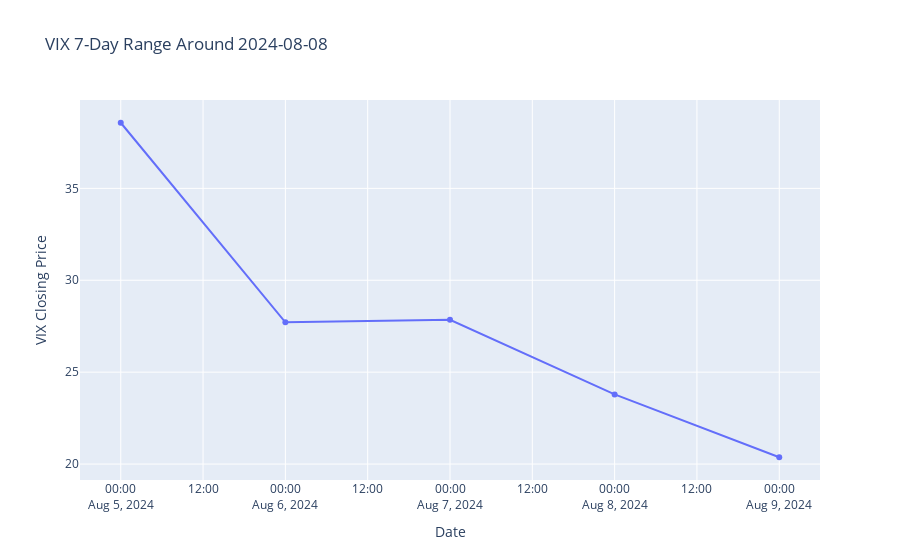

Notebook source saved alongside this figure:
### Code cell
import plotly.graph_objs as go

# Visualization based on the data collected
if len(seven_day_ranges['Date'].unique()) <= 7:
    # If there's only one 7-day range (7 unique dates)
    fig = go.Figure()
    
    fig.add_trace(go.Scatter(
        x=seven_day_ranges['Date'], 
        y=seven_day_ranges['Close'], 
        mode='lines+markers', 
        name='VIX - 7-Day Range',
        hovertemplate='Date: %{x}<br>VIX Closing Price: %{y}<extra></extra>'
    ))

    fig.update_layout(
        title=f'VIX 7-Day Range Around {seven_day_ranges["Date"].iloc[3].date()}',
        xaxis_title='Date',
        yaxis_title='VIX Closing Price',
        hovermode='x unified'
    )

    fig.show()

else:
    # If there are three separate 7-day ranges
    unique_dates = top_3_date['Date'].sort_values().reset_index(drop=True)
    fig = go.Figure()

    for date in unique_dates:
        window_start = date - pd.Timedelta(days=3)
        window_end = date + pd.Timedelta(days=3)
        window_data = VIX_filtered[(VIX_filtered['Date'] >= window_start) & (VIX_filtered['Date'] <= window_end)]
        
        fig.add_trace(go.Scatter(
            x=window_data['Date'], 
            y=window_data['Close'], 
            mode='lines+markers', 
            name=f'VIX - 7-Day Range Around {date.date()}',
            hovertemplate='Date: %{x}<br>VIX Closing Price: %{y}<extra></extra>'
        ))

    fig.update_layout(
        title='VIX 7-Day Ranges Around Top Dates',
        xaxis_title='Date',
        yaxis_title='VIX Closing Price',
        hovermode='x unified'
    )

    fig.show()

### Figure 1 — Plotly figure (JSON) as saved in the notebook; plotly's stock layout.template omitted (floating-point values rounded to 4 significant figures)
{"data": [{"hovertemplate": "Date: %{x}<br>VIX Closing Price: %{y}<extra></extra>", "mode": "lines+markers", "name": "VIX - 7-Day Range", "type": "scatter", "x": ["2024-08-05T00:00:00", "2024-08-06T00:00:00", "2024-08-07T00:00:00", "2024-08-08T00:00:00", "2024-08-09T00:00:00"], "y": [38.57, 27.71, 27.85, 23.79, 20.37]}], "layout": {"autosize": true, "hovermode": "x unified", "title": {"text": "VIX 7-Day Range Around 2024-08-08"}, "xaxis": {"autorange": true, "range": ["2024-08-04 18:11:55.1983", "2024-08-09 05:48:04.8017"], "title": {"text": "Date"}, "type": "date"}, "yaxis": {"autorange": true, "range": [18.87, 40.07], "title": {"text": "VIX Closing Price"}, "type": "linear"}}}
